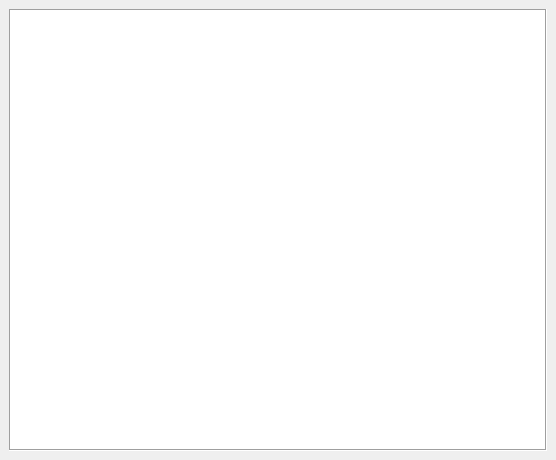
<?xml version="1.0" encoding="UTF-8"?>
<ui version="4.0">
 <class>ProcessorsWidget</class>
 <widget class="QDockWidget" name="ProcessorsWidget">
  <property name="geometry">
   <rect>
    <x>0</x>
    <y>0</y>
    <width>556</width>
    <height>460</height>
   </rect>
  </property>
  <property name="windowTitle">
   <string>Processor connections</string>
  </property>
  <widget class="QWidget" name="dockWidgetContents">
   <layout class="QVBoxLayout" name="verticalLayout">
    <item>
     <widget class="QGraphicsView" name="graphicsView">
      <property name="frameShape">
       <enum>QFrame::Box</enum>
      </property>
     </widget>
    </item>
   </layout>
  </widget>
 </widget>
 <resources/>
 <connections/>
</ui>
